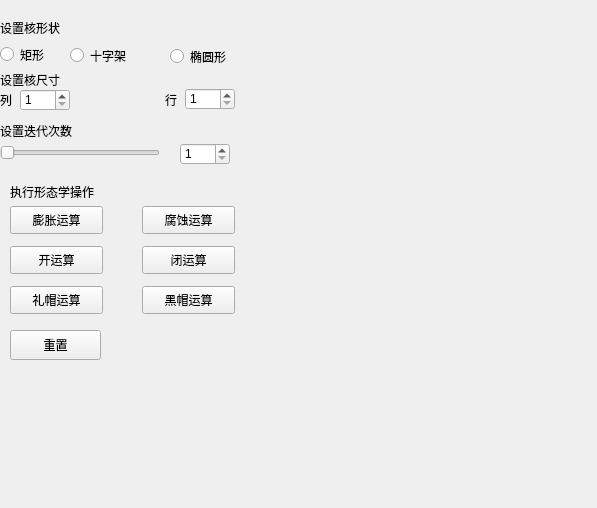
<?xml version="1.0" encoding="UTF-8"?>
<ui version="4.0">
 <class>morphology</class>
 <widget class="QWidget" name="morphology">
  <property name="geometry">
   <rect>
    <x>0</x>
    <y>0</y>
    <width>597</width>
    <height>508</height>
   </rect>
  </property>
  <property name="windowTitle">
   <string>Form</string>
  </property>
  <widget class="QWidget" name="structureElementWidget" native="true">
   <property name="geometry">
    <rect>
     <x>0</x>
     <y>10</y>
     <width>241</width>
     <height>161</height>
    </rect>
   </property>
   <widget class="QRadioButton" name="rectSE">
    <property name="geometry">
     <rect>
      <x>0</x>
      <y>35</y>
      <width>71</width>
      <height>19</height>
     </rect>
    </property>
    <property name="text">
     <string>矩形</string>
    </property>
   </widget>
   <widget class="QRadioButton" name="crossSE">
    <property name="geometry">
     <rect>
      <x>70</x>
      <y>36</y>
      <width>81</width>
      <height>19</height>
     </rect>
    </property>
    <property name="text">
     <string>十字架</string>
    </property>
   </widget>
   <widget class="QRadioButton" name="ellipseSE">
    <property name="geometry">
     <rect>
      <x>170</x>
      <y>37</y>
      <width>71</width>
      <height>19</height>
     </rect>
    </property>
    <property name="text">
     <string>椭圆形</string>
    </property>
   </widget>
   <widget class="QLabel" name="label_2">
    <property name="geometry">
     <rect>
      <x>0</x>
      <y>10</y>
      <width>111</width>
      <height>16</height>
     </rect>
    </property>
    <property name="text">
     <string>设置核形状</string>
    </property>
   </widget>
   <widget class="QLabel" name="label_3">
    <property name="geometry">
     <rect>
      <x>0</x>
      <y>113</y>
      <width>91</width>
      <height>16</height>
     </rect>
    </property>
    <property name="text">
     <string>设置迭代次数</string>
    </property>
   </widget>
   <widget class="QSlider" name="iterationSlider">
    <property name="geometry">
     <rect>
      <x>0</x>
      <y>133</y>
      <width>160</width>
      <height>19</height>
     </rect>
    </property>
    <property name="minimum">
     <number>1</number>
    </property>
    <property name="maximum">
     <number>20</number>
    </property>
    <property name="orientation">
     <enum>Qt::Horizontal</enum>
    </property>
   </widget>
   <widget class="QSpinBox" name="iterationSpinBox">
    <property name="geometry">
     <rect>
      <x>180</x>
      <y>133</y>
      <width>50</width>
      <height>22</height>
     </rect>
    </property>
    <property name="minimum">
     <number>1</number>
    </property>
    <property name="maximum">
     <number>20</number>
    </property>
   </widget>
   <widget class="QLabel" name="label_4">
    <property name="geometry">
     <rect>
      <x>0</x>
      <y>62</y>
      <width>72</width>
      <height>15</height>
     </rect>
    </property>
    <property name="text">
     <string>设置核尺寸</string>
    </property>
   </widget>
   <widget class="QLabel" name="label_5">
    <property name="geometry">
     <rect>
      <x>0</x>
      <y>82</y>
      <width>31</width>
      <height>16</height>
     </rect>
    </property>
    <property name="text">
     <string>列</string>
    </property>
   </widget>
   <widget class="QSpinBox" name="kernelColumnSpinBox">
    <property name="geometry">
     <rect>
      <x>20</x>
      <y>79</y>
      <width>50</width>
      <height>22</height>
     </rect>
    </property>
    <property name="minimum">
     <number>1</number>
    </property>
    <property name="maximum">
     <number>20</number>
    </property>
   </widget>
   <widget class="QLabel" name="label_6">
    <property name="geometry">
     <rect>
      <x>165</x>
      <y>82</y>
      <width>16</width>
      <height>16</height>
     </rect>
    </property>
    <property name="text">
     <string>行</string>
    </property>
   </widget>
   <widget class="QSpinBox" name="kernelRowSpinBox">
    <property name="geometry">
     <rect>
      <x>185</x>
      <y>78</y>
      <width>50</width>
      <height>22</height>
     </rect>
    </property>
    <property name="minimum">
     <number>1</number>
    </property>
    <property name="maximum">
     <number>20</number>
    </property>
   </widget>
  </widget>
  <widget class="QWidget" name="morphologyWidget" native="true">
   <property name="geometry">
    <rect>
     <x>0</x>
     <y>179</y>
     <width>241</width>
     <height>141</height>
    </rect>
   </property>
   <widget class="QPushButton" name="openButton">
    <property name="geometry">
     <rect>
      <x>10</x>
      <y>67</y>
      <width>93</width>
      <height>28</height>
     </rect>
    </property>
    <property name="text">
     <string>开运算</string>
    </property>
   </widget>
   <widget class="QPushButton" name="closeButton">
    <property name="geometry">
     <rect>
      <x>142</x>
      <y>67</y>
      <width>93</width>
      <height>28</height>
     </rect>
    </property>
    <property name="text">
     <string>闭运算</string>
    </property>
   </widget>
   <widget class="QPushButton" name="erosionButton">
    <property name="geometry">
     <rect>
      <x>142</x>
      <y>27</y>
      <width>93</width>
      <height>28</height>
     </rect>
    </property>
    <property name="text">
     <string>腐蚀运算</string>
    </property>
   </widget>
   <widget class="QPushButton" name="dilationButton">
    <property name="geometry">
     <rect>
      <x>10</x>
      <y>27</y>
      <width>93</width>
      <height>28</height>
     </rect>
    </property>
    <property name="text">
     <string>膨胀运算</string>
    </property>
   </widget>
   <widget class="QPushButton" name="hatButton">
    <property name="geometry">
     <rect>
      <x>10</x>
      <y>107</y>
      <width>93</width>
      <height>28</height>
     </rect>
    </property>
    <property name="text">
     <string>礼帽运算</string>
    </property>
   </widget>
   <widget class="QPushButton" name="blackHatButton">
    <property name="geometry">
     <rect>
      <x>142</x>
      <y>107</y>
      <width>93</width>
      <height>28</height>
     </rect>
    </property>
    <property name="text">
     <string>黑帽运算</string>
    </property>
   </widget>
   <widget class="QLabel" name="label">
    <property name="geometry">
     <rect>
      <x>10</x>
      <y>5</y>
      <width>111</width>
      <height>16</height>
     </rect>
    </property>
    <property name="text">
     <string>执行形态学操作</string>
    </property>
   </widget>
  </widget>
  <widget class="QWidget" name="widget" native="true">
   <property name="geometry">
    <rect>
     <x>10</x>
     <y>320</y>
     <width>231</width>
     <height>41</height>
    </rect>
   </property>
   <widget class="QPushButton" name="resetButton">
    <property name="geometry">
     <rect>
      <x>0</x>
      <y>10</y>
      <width>91</width>
      <height>30</height>
     </rect>
    </property>
    <property name="text">
     <string>重置</string>
    </property>
   </widget>
  </widget>
 </widget>
 <resources/>
 <connections/>
</ui>
